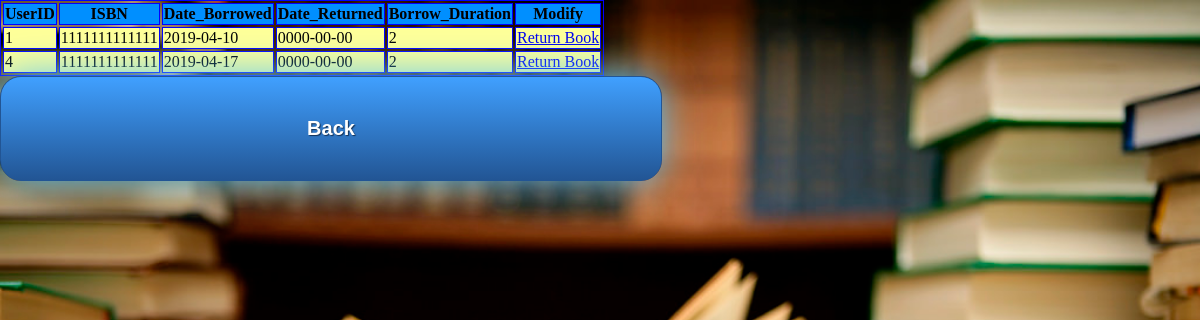
/returnbook.php, run on an earlier commit of the app's database.
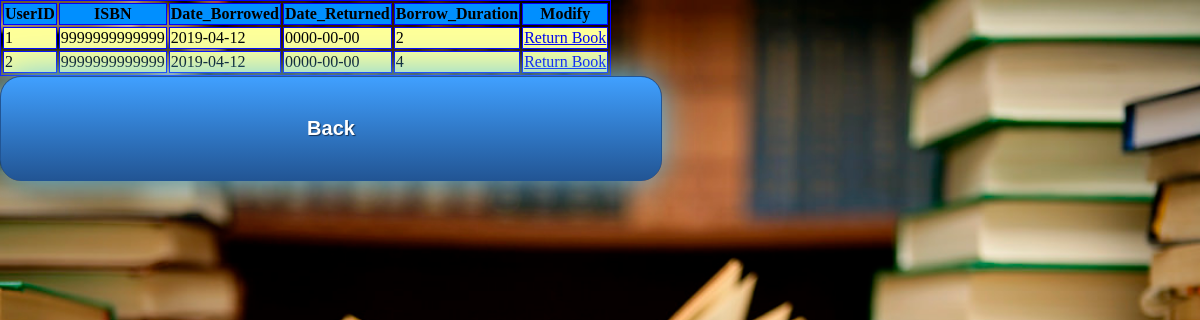
And on a later commit of the database.
### tables this page shows
CREATE TABLE `borrows` (
  `UserID` int(11) NOT NULL,
  `ISBN` varchar(13) NOT NULL,
  `Date_Borrowed` date NOT NULL,
  `Date_Returned` date DEFAULT NULL,
  `Borrow_Duration` int(5) NOT NULL
);

### returnbook.php (the view, shortened to what this page needs)
<html>
	<link rel="stylesheet" type="text/css" href="main.css">
		<body>
			<?php
	$con=mysqli_connect("localhost","root","","lms");
	$result = mysqli_query($con,"SELECT * FROM borrows");
	echo "<table border='1' BORDERCOLOR='#0000FF'>
	<tr style='background-color:#008FFF'>
	<th>UserID</th>
	<th>ISBN</th>
	<th>Date_Borrowed</th>
	<th>Date_Returned</th>
	<th>Borrow_Duration</th>
	<th colspan='2'>Modify</th>
	</tr>";
	while($row = mysqli_fetch_array($result)){
		echo '<tr style="background-color:#ffff99">';
		echo "<td>" . $row['UserID'] . "</td>";
		echo "<td>" . $row['ISBN'] . "</td>";
		echo "<td>" . $row['Date_Borrowed'] . "</td>";
		echo "<td>" . $row['Date_Returned'] . "</td>";
		echo "<td>" . $row['Borrow_Duration'] . "</td>";
		echo "<td><a href='update_borrows.php?&amp;UserID= " . $row['UserID'] . "'>Return Book</a></td>";
		echo "</tr>";
	}
	echo "</table>";
?>
	<a class="button" href="librarian.php">Back</a>
	</body>
</html>

### main.css (style rules this page uses)
.button { width: 500px; display: inline-block; text-align: center; vertical-align: middle; padding: 40px 80px; border: 1px solid #225594; border-radius: 21px; background: #40a0ff; background: -webkit-gradient(linear, left top, left bottom, from(#40a0ff), to(#225594)); background: -moz-linear-gradient(top, #40a0ff, #225594); background: linear-gradient(to bottom, #40a0ff, #225594); -webkit-box-shadow: #4dc0ff 0px 0px 40px 0px; -moz-box-shadow: #4dc0ff 0px 0px 40px 0px; box-shadow: #4dc0ff 0px 0px 40px 0px; text-shadow: #143257 1px 1px 1px; font: normal normal bold 20px arial; color: #ffffff; text-decoration: none; }
body, html { height: 100%; margin: 0; }
body { background-image: url("img/library.png"); height: 100%; background-position: center; background-repeat: no-repeat; background-size: cover; }

What changed in the data, as far as the page shows it:
removed borrows: UserID "1", ISBN "1111111111111", Date_Borrowed "2019-04-10", Date_Returned "0000-00-00", Borrow_Duration "2"
removed borrows: UserID "4", ISBN "1111111111111", Date_Borrowed "2019-04-17", Date_Returned "0000-00-00", Borrow_Duration "2"
added borrows: UserID "1", ISBN "9999999999999", Date_Borrowed "2019-04-12", Date_Returned "0000-00-00", Borrow_Duration "2"
added borrows: UserID "2", ISBN "9999999999999", Date_Borrowed "2019-04-12", Date_Returned "0000-00-00", Borrow_Duration "4"
